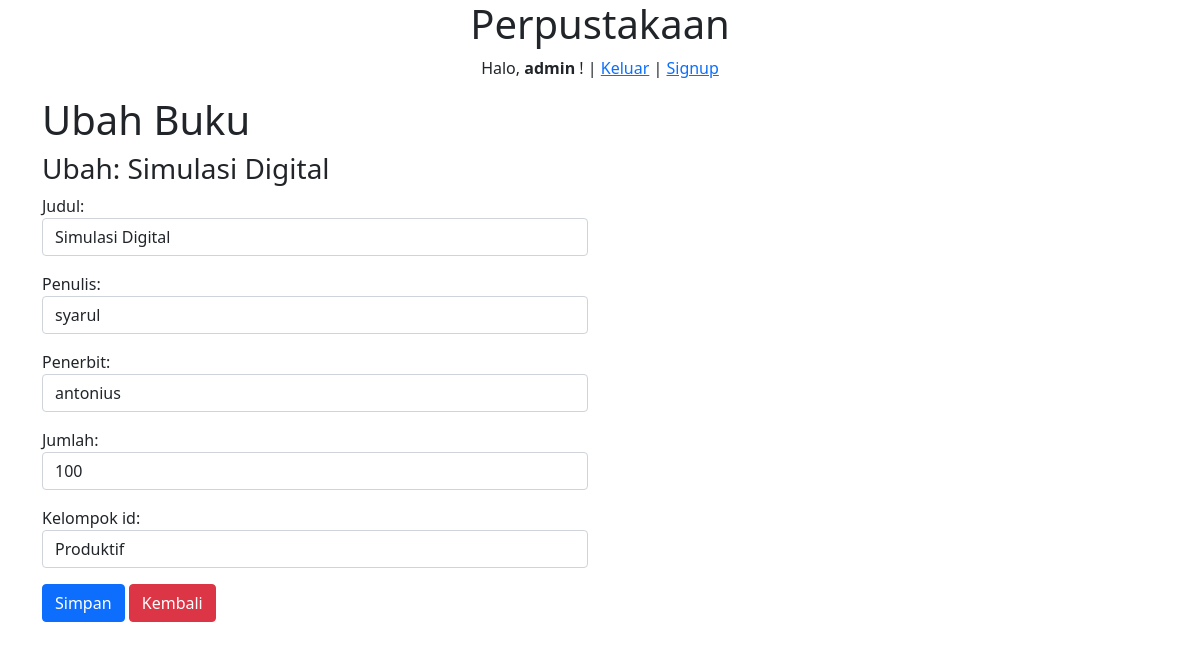
/buku/ubah/17 (signed in), run on the app's committed database.
### perpustakaan/models.py (models this page shows, shortened)
class Buku(models.Model):
    judul       = models.CharField(max_length=50)
    penulis     = models.CharField(max_length=40)
    penerbit    = models.CharField(max_length=40)
    jumlah      = models.IntegerField(null=True)
    kelompok_id = models.ForeignKey(Kelompok, on_delete=models.CASCADE, null=True)

### perpustakaan/views.py (the view)
# urls.py: path('buku/ubah/<int:id_buku>', views.ubah_buku, name='ubah_buku'),
@login_required(login_url=settings.LOGIN_URL)
def ubah_buku(request, id_buku):
    buku = Buku.objects.get(id=id_buku)
    template = 'perpustakaan/ubah-buku.html'
    if request.POST:
        form = FormBuku(request.POST, instance=buku)
        if form.is_valid():
            form.save()
            messages.success(request, "Data Berhasil diperbaharui!")
            return redirect('ubah_buku', id_buku=id_buku)
    else:
        form = FormBuku(instance=buku)
        konteks = {
            'form':form,
            'buku':buku,
        }
        return render(request, template, konteks)

### perpustakaan/forms.py
class FormBuku(ModelForm):
    class Meta:
        model   = Buku
        fields  ='__all__'
        widgets ={
            'judul'         : forms.TextInput({'class':'form-control'}),
            'penulis'       : forms.TextInput({'class':'form-control'}),
            'penerbit'      : forms.TextInput({'class':'form-control'}),
            'jumlah'        : forms.NumberInput({'class':'form-control'}),
            'kelompok_id'   : forms.Select({'class':'form-control'}),
         }

### perpustakaan/models.py (called while the page is built)
    def __str__(self):
        return self.nama

### perpustakaan/templates/perpustakaan/ubah-buku.html (shortened to what this page needs)
{% extends "base.html" %}
{% block contents %}
<div class="container">
    <div class="row">
        <div class="col">
            <h1>Ubah Buku</h1>
        </div>
    </div>
    <div class="row">
        <div class="col-md-6">
            <h3>Ubah: {{buku.judul}}</h3>
            <form action=" {% url 'ubah_buku' buku.id %} " method="post">
            {{form.as_p}}
            <button class="btn btn-primary"> Simpan </button>
            <a href=" {% url 'buku' %}" class="btn btn-danger">Kembali</a>
            </form>
        </div>
        </div>
    </div>
{% endblock contents %}

### templates/judul.html
<center>
    <h1>Perpustakaan</h1>
    {% if user.is_authenticated %}
        <p> Halo, <strong>{{user}}</strong> ! | <a href=" {% url 'keluar' %} ">Keluar</a> | <a href=" {% url 'signup' %} ">Signup</a> </p>
    {% endif %}
</center>

### static/css/style.css (style rules this page uses)
@media (min-width: 1200px) { .container { max-width: 1140px; } }

### data on the page
Buku: judul "Simulasi Digital", penulis "syarul", penerbit "antonius", jumlah "100", kelompok_id "Produktif"

### other printed values
{{ user }} "admin"
